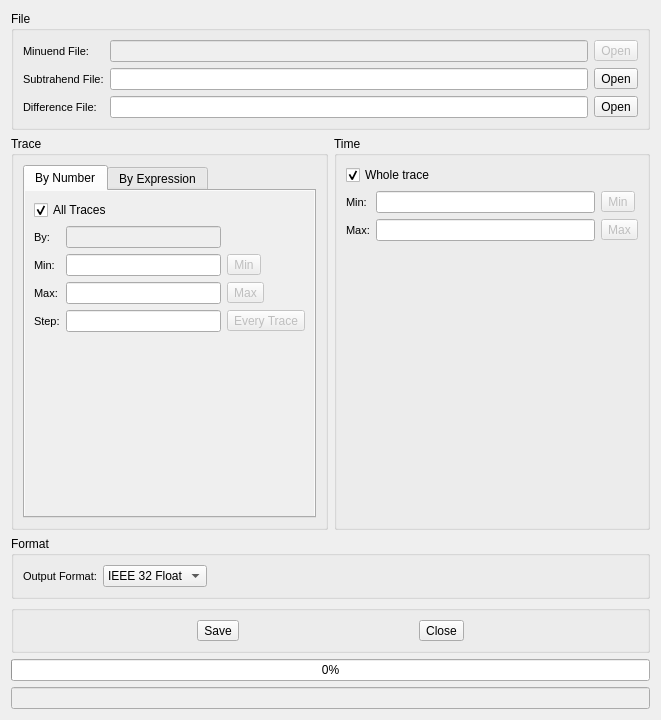
<?xml version="1.0" encoding="UTF-8"?>
<ui version="4.0">
 <class>DiffDialog</class>
 <widget class="QDialog" name="DiffDialog">
  <property name="geometry">
   <rect>
    <x>0</x>
    <y>0</y>
    <width>661</width>
    <height>720</height>
   </rect>
  </property>
  <property name="windowTitle">
   <string>Difference</string>
  </property>
  <layout class="QVBoxLayout" name="verticalLayout_7">
   <item>
    <widget class="QGroupBox" name="groupBox_2">
     <property name="title">
      <string>File</string>
     </property>
     <layout class="QVBoxLayout" name="verticalLayout">
      <item>
       <layout class="QGridLayout" name="gridLayout_3">
        <item row="0" column="0">
         <widget class="QLabel" name="label">
          <property name="font">
           <font>
            <pointsize>8</pointsize>
           </font>
          </property>
          <property name="text">
           <string>Minuend File:</string>
          </property>
         </widget>
        </item>
        <item row="0" column="1">
         <widget class="QLineEdit" name="pathFile">
          <property name="enabled">
           <bool>false</bool>
          </property>
         </widget>
        </item>
        <item row="0" column="2">
         <widget class="QToolButton" name="btnOpenFileIn">
          <property name="enabled">
           <bool>false</bool>
          </property>
          <property name="minimumSize">
           <size>
            <width>30</width>
            <height>0</height>
           </size>
          </property>
          <property name="text">
           <string>Open</string>
          </property>
         </widget>
        </item>
        <item row="1" column="0">
         <widget class="QLabel" name="label_9">
          <property name="font">
           <font>
            <pointsize>8</pointsize>
           </font>
          </property>
          <property name="text">
           <string>Subtrahend File:</string>
          </property>
         </widget>
        </item>
        <item row="1" column="1">
         <widget class="QLineEdit" name="pathFile2"/>
        </item>
        <item row="1" column="2">
         <widget class="QToolButton" name="btnOpenFileIn2">
          <property name="enabled">
           <bool>true</bool>
          </property>
          <property name="minimumSize">
           <size>
            <width>30</width>
            <height>0</height>
           </size>
          </property>
          <property name="text">
           <string>Open</string>
          </property>
         </widget>
        </item>
        <item row="2" column="0">
         <widget class="QLabel" name="label_10">
          <property name="font">
           <font>
            <pointsize>8</pointsize>
           </font>
          </property>
          <property name="text">
           <string>Difference File:</string>
          </property>
         </widget>
        </item>
        <item row="2" column="1">
         <widget class="QLineEdit" name="pathFileOutput"/>
        </item>
        <item row="2" column="2">
         <widget class="QToolButton" name="btnOpenFileOut">
          <property name="enabled">
           <bool>true</bool>
          </property>
          <property name="minimumSize">
           <size>
            <width>30</width>
            <height>0</height>
           </size>
          </property>
          <property name="text">
           <string>Open</string>
          </property>
         </widget>
        </item>
       </layout>
      </item>
     </layout>
    </widget>
   </item>
   <item>
    <layout class="QHBoxLayout" name="horizontalLayout_3">
     <item>
      <widget class="QGroupBox" name="groupBox_3">
       <property name="title">
        <string>Trace</string>
       </property>
       <layout class="QVBoxLayout" name="verticalLayout_3">
        <item>
         <widget class="QTabWidget" name="tabNumExp">
          <property name="autoFillBackground">
           <bool>false</bool>
          </property>
          <property name="currentIndex">
           <number>0</number>
          </property>
          <widget class="QWidget" name="tab">
           <property name="autoFillBackground">
            <bool>true</bool>
           </property>
           <attribute name="title">
            <string>By Number</string>
           </attribute>
           <layout class="QVBoxLayout" name="verticalLayout_6">
            <item>
             <widget class="QCheckBox" name="ckTrAll">
              <property name="text">
               <string>All Traces</string>
              </property>
              <property name="checked">
               <bool>true</bool>
              </property>
             </widget>
            </item>
            <item>
             <layout class="QGridLayout" name="gridLayout">
              <item row="0" column="0">
               <widget class="QLabel" name="label_2">
                <property name="font">
                 <font>
                  <pointsize>8</pointsize>
                 </font>
                </property>
                <property name="text">
                 <string>By:</string>
                </property>
               </widget>
              </item>
              <item row="0" column="1">
               <widget class="QLineEdit" name="edIdx">
                <property name="enabled">
                 <bool>false</bool>
                </property>
               </widget>
              </item>
              <item row="1" column="0">
               <widget class="QLabel" name="label_3">
                <property name="font">
                 <font>
                  <pointsize>8</pointsize>
                 </font>
                </property>
                <property name="text">
                 <string>Min:</string>
                </property>
               </widget>
              </item>
              <item row="1" column="1">
               <widget class="QLineEdit" name="edTrMin"/>
              </item>
              <item row="1" column="2">
               <widget class="QToolButton" name="btnTrMin">
                <property name="enabled">
                 <bool>false</bool>
                </property>
                <property name="minimumSize">
                 <size>
                  <width>30</width>
                  <height>0</height>
                 </size>
                </property>
                <property name="text">
                 <string>Min</string>
                </property>
               </widget>
              </item>
              <item row="2" column="0">
               <widget class="QLabel" name="label_4">
                <property name="font">
                 <font>
                  <pointsize>8</pointsize>
                 </font>
                </property>
                <property name="text">
                 <string>Max:</string>
                </property>
               </widget>
              </item>
              <item row="2" column="1">
               <widget class="QLineEdit" name="edTrMax"/>
              </item>
              <item row="2" column="2">
               <widget class="QToolButton" name="btnTrMax">
                <property name="enabled">
                 <bool>false</bool>
                </property>
                <property name="minimumSize">
                 <size>
                  <width>30</width>
                  <height>0</height>
                 </size>
                </property>
                <property name="text">
                 <string>Max</string>
                </property>
               </widget>
              </item>
              <item row="3" column="0">
               <widget class="QLabel" name="label_5">
                <property name="font">
                 <font>
                  <pointsize>8</pointsize>
                 </font>
                </property>
                <property name="text">
                 <string>Step:</string>
                </property>
               </widget>
              </item>
              <item row="3" column="1">
               <widget class="QLineEdit" name="edTrStp"/>
              </item>
              <item row="3" column="2">
               <widget class="QToolButton" name="btnTrStp">
                <property name="enabled">
                 <bool>false</bool>
                </property>
                <property name="text">
                 <string>Every Trace</string>
                </property>
               </widget>
              </item>
             </layout>
            </item>
            <item>
             <spacer name="verticalSpacer">
              <property name="orientation">
               <enum>Qt::Vertical</enum>
              </property>
              <property name="sizeHint" stdset="0">
               <size>
                <width>20</width>
                <height>43</height>
               </size>
              </property>
             </spacer>
            </item>
           </layout>
          </widget>
          <widget class="QWidget" name="tab_2">
           <property name="autoFillBackground">
            <bool>true</bool>
           </property>
           <attribute name="title">
            <string>By Expression</string>
           </attribute>
           <layout class="QVBoxLayout" name="verticalLayout_5">
            <item>
             <widget class="QGroupBox" name="EcBox">
              <property name="title">
               <string/>
              </property>
              <layout class="QHBoxLayout" name="horizontalLayout_15">
               <item>
                <widget class="QPushButton" name="btnHexp">
                 <property name="sizePolicy">
                  <sizepolicy hsizetype="Fixed" vsizetype="Fixed">
                   <horstretch>0</horstretch>
                   <verstretch>0</verstretch>
                  </sizepolicy>
                 </property>
                 <property name="minimumSize">
                  <size>
                   <width>25</width>
                   <height>25</height>
                  </size>
                 </property>
                 <property name="maximumSize">
                  <size>
                   <width>25</width>
                   <height>25</height>
                  </size>
                 </property>
                 <property name="text">
                  <string/>
                 </property>
                 <property name="icon">
                  <iconset resource="myrc.qrc">
                   <normaloff>:/images/Hexp.png</normaloff>:/images/Hexp.png</iconset>
                 </property>
                </widget>
               </item>
               <item>
                <widget class="QPushButton" name="btnNexp">
                 <property name="sizePolicy">
                  <sizepolicy hsizetype="Fixed" vsizetype="Fixed">
                   <horstretch>0</horstretch>
                   <verstretch>0</verstretch>
                  </sizepolicy>
                 </property>
                 <property name="minimumSize">
                  <size>
                   <width>25</width>
                   <height>25</height>
                  </size>
                 </property>
                 <property name="maximumSize">
                  <size>
                   <width>25</width>
                   <height>25</height>
                  </size>
                 </property>
                 <property name="text">
                  <string/>
                 </property>
                 <property name="icon">
                  <iconset resource="myrc.qrc">
                   <normaloff>:/images/Nexp.png</normaloff>:/images/Nexp.png</iconset>
                 </property>
                </widget>
               </item>
               <item>
                <widget class="QPushButton" name="btnLexp">
                 <property name="sizePolicy">
                  <sizepolicy hsizetype="Fixed" vsizetype="Fixed">
                   <horstretch>0</horstretch>
                   <verstretch>0</verstretch>
                  </sizepolicy>
                 </property>
                 <property name="minimumSize">
                  <size>
                   <width>25</width>
                   <height>25</height>
                  </size>
                 </property>
                 <property name="maximumSize">
                  <size>
                   <width>25</width>
                   <height>25</height>
                  </size>
                 </property>
                 <property name="text">
                  <string/>
                 </property>
                 <property name="icon">
                  <iconset resource="myrc.qrc">
                   <normaloff>:/images/Lexp.png</normaloff>:/images/Lexp.png</iconset>
                 </property>
                </widget>
               </item>
               <item>
                <spacer name="horizontalSpacer_12">
                 <property name="orientation">
                  <enum>Qt::Horizontal</enum>
                 </property>
                 <property name="sizeType">
                  <enum>QSizePolicy::Fixed</enum>
                 </property>
                 <property name="sizeHint" stdset="0">
                  <size>
                   <width>10</width>
                   <height>20</height>
                  </size>
                 </property>
                </spacer>
               </item>
               <item>
                <widget class="QPushButton" name="btnClrExp">
                 <property name="sizePolicy">
                  <sizepolicy hsizetype="Fixed" vsizetype="Fixed">
                   <horstretch>0</horstretch>
                   <verstretch>0</verstretch>
                  </sizepolicy>
                 </property>
                 <property name="minimumSize">
                  <size>
                   <width>25</width>
                   <height>25</height>
                  </size>
                 </property>
                 <property name="maximumSize">
                  <size>
                   <width>25</width>
                   <height>25</height>
                  </size>
                 </property>
                 <property name="text">
                  <string/>
                 </property>
                 <property name="icon">
                  <iconset resource="myrc.qrc">
                   <normaloff>:/images/delete_item.png</normaloff>:/images/delete_item.png</iconset>
                 </property>
                </widget>
               </item>
               <item>
                <spacer name="horizontalSpacer_13">
                 <property name="orientation">
                  <enum>Qt::Horizontal</enum>
                 </property>
                 <property name="sizeType">
                  <enum>QSizePolicy::Expanding</enum>
                 </property>
                 <property name="sizeHint" stdset="0">
                  <size>
                   <width>115</width>
                   <height>20</height>
                  </size>
                 </property>
                </spacer>
               </item>
              </layout>
             </widget>
            </item>
            <item>
             <widget class="QPlainTextEdit" name="txtExp"/>
            </item>
           </layout>
          </widget>
         </widget>
        </item>
       </layout>
      </widget>
     </item>
     <item>
      <widget class="QGroupBox" name="groupBox_4">
       <property name="title">
        <string>Time</string>
       </property>
       <layout class="QVBoxLayout" name="verticalLayout_2">
        <item>
         <widget class="QCheckBox" name="ckTmAll">
          <property name="text">
           <string>Whole trace</string>
          </property>
          <property name="checked">
           <bool>true</bool>
          </property>
         </widget>
        </item>
        <item>
         <layout class="QGridLayout" name="gridLayout_2">
          <item row="0" column="0">
           <widget class="QLabel" name="label_6">
            <property name="font">
             <font>
              <pointsize>8</pointsize>
             </font>
            </property>
            <property name="text">
             <string>Min:</string>
            </property>
           </widget>
          </item>
          <item row="0" column="1">
           <widget class="QLineEdit" name="edTmMin"/>
          </item>
          <item row="0" column="2">
           <widget class="QToolButton" name="btnTmMin">
            <property name="enabled">
             <bool>false</bool>
            </property>
            <property name="minimumSize">
             <size>
              <width>30</width>
              <height>0</height>
             </size>
            </property>
            <property name="text">
             <string>Min</string>
            </property>
           </widget>
          </item>
          <item row="1" column="0">
           <widget class="QLabel" name="label_7">
            <property name="font">
             <font>
              <pointsize>8</pointsize>
             </font>
            </property>
            <property name="text">
             <string>Max:</string>
            </property>
           </widget>
          </item>
          <item row="1" column="1">
           <widget class="QLineEdit" name="edTmMax"/>
          </item>
          <item row="1" column="2">
           <widget class="QToolButton" name="btnTmMax">
            <property name="enabled">
             <bool>false</bool>
            </property>
            <property name="minimumSize">
             <size>
              <width>30</width>
              <height>0</height>
             </size>
            </property>
            <property name="text">
             <string>Max</string>
            </property>
           </widget>
          </item>
         </layout>
        </item>
        <item>
         <spacer name="verticalSpacer_2">
          <property name="orientation">
           <enum>Qt::Vertical</enum>
          </property>
          <property name="sizeHint" stdset="0">
           <size>
            <width>20</width>
            <height>40</height>
           </size>
          </property>
         </spacer>
        </item>
       </layout>
      </widget>
     </item>
    </layout>
   </item>
   <item>
    <widget class="QGroupBox" name="groupBox_5">
     <property name="title">
      <string>Format</string>
     </property>
     <layout class="QVBoxLayout" name="verticalLayout_4">
      <item>
       <layout class="QHBoxLayout" name="horizontalLayout">
        <item>
         <widget class="QLabel" name="label_8">
          <property name="font">
           <font>
            <pointsize>8</pointsize>
           </font>
          </property>
          <property name="text">
           <string>Output Format:</string>
          </property>
         </widget>
        </item>
        <item>
         <widget class="QComboBox" name="cbFormat">
          <item>
           <property name="text">
            <string>IEEE 32 Float</string>
           </property>
          </item>
          <item>
           <property name="text">
            <string>IBM 32 Float</string>
           </property>
          </item>
         </widget>
        </item>
        <item>
         <spacer name="horizontalSpacer">
          <property name="orientation">
           <enum>Qt::Horizontal</enum>
          </property>
          <property name="sizeHint" stdset="0">
           <size>
            <width>40</width>
            <height>20</height>
           </size>
          </property>
         </spacer>
        </item>
       </layout>
      </item>
     </layout>
    </widget>
   </item>
   <item>
    <widget class="QGroupBox" name="groupBox_6">
     <property name="title">
      <string/>
     </property>
     <layout class="QHBoxLayout" name="horizontalLayout_2">
      <item>
       <widget class="QToolButton" name="btnSave">
        <property name="text">
         <string>Save</string>
        </property>
        <property name="icon">
         <iconset resource="myrc.qrc">
          <normaloff>:/images/FileSave.png</normaloff>:/images/FileSave.png</iconset>
        </property>
        <property name="toolButtonStyle">
         <enum>Qt::ToolButtonTextBesideIcon</enum>
        </property>
       </widget>
      </item>
      <item>
       <widget class="QToolButton" name="btnClose">
        <property name="text">
         <string>Close</string>
        </property>
        <property name="icon">
         <iconset resource="myrc.qrc">
          <normaloff>:/images/delete_item.png</normaloff>:/images/delete_item.png</iconset>
        </property>
        <property name="toolButtonStyle">
         <enum>Qt::ToolButtonTextBesideIcon</enum>
        </property>
       </widget>
      </item>
     </layout>
    </widget>
   </item>
   <item>
    <widget class="QProgressBar" name="progressBar">
     <property name="value">
      <number>0</number>
     </property>
     <property name="alignment">
      <set>Qt::AlignCenter</set>
     </property>
    </widget>
   </item>
   <item>
    <widget class="QLineEdit" name="edMess">
     <property name="enabled">
      <bool>false</bool>
     </property>
    </widget>
   </item>
  </layout>
 </widget>
 <resources>
  <include location="myrc.qrc"/>
 </resources>
 <connections/>
</ui>
